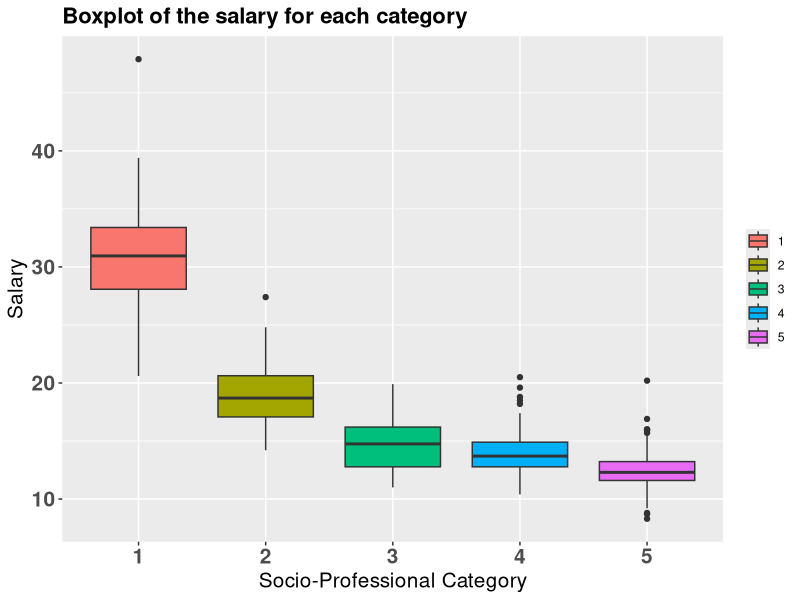
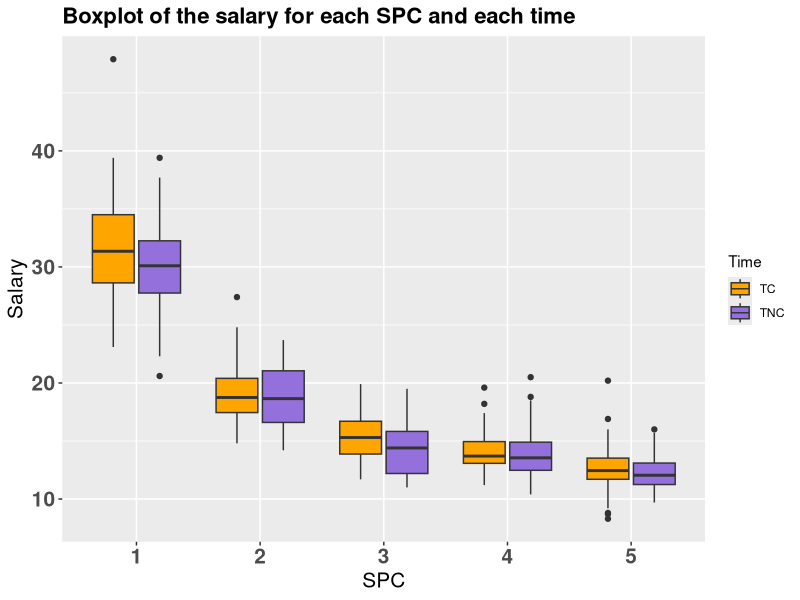

Recreate these plots in R, in order. (Note: this script raises an error after producing the figures.)
# Packages ----------------------------------------------------------------

library("ggplot2")


# Data --------------------------------------------------------------------

data <- read.csv2("Data/data.csv",header=TRUE)
data <- subset(data,time!="TP")

data1 <- data[rep(1:nrow(data),each=5),]
data2 <- data.frame(data$X1,data$X2,data$X3,data$X4,data$X5)
data3 <- data.frame(data1$id,data1$time,data1$sexe)

vec <- NULL
for(i in 1:nrow(data2)){
  vec1 <- data2[i,]
  vec <- c(vec,t(vec1))
}

vec <- as.data.frame(vec)
data4 <- data.frame(data3,vec)
cat <- c(rep(c(1,2,3,4,5),132))

data <- data.frame(data4,cat)
colnames(data) <- c("id","time","sexe","salary","spc")
attach(data)
salary<-as.numeric(salary)

# Descriptive analysis ----------------------------------------------------

theme <- theme(plot.title = element_text(size=16, face="bold"), axis.title.x = element_text(
              size=15), axis.title.y = element_text(size=15), axis.text.x = element_text(
              size=15, face="bold"),axis.text.y = element_text(size=15, face="bold"))

ggplot(data, aes(factor(spc), salary)) + geom_boxplot(aes(fill = factor(spc))) + 
  xlab("Socio-Professional Category") + ylab("Salary") + guides(fill=guide_legend(title=NULL)) + 
  ggtitle("Boxplot of the salary for each category") + theme

ggplot(data, aes(factor(spc), salary)) + geom_boxplot(aes(fill = factor(time))) +
  labs(x="SPC", y="Salary", title="Boxplot of the salary for each SPC and each time") + 
  theme + scale_fill_manual(name="Time", values=c("orange", "mediumpurple"), labels=c("0"="Part-time", 
  "1"="Full-time"))


##
dataH<-subset(data,sexe==1)
dataF<-subset(data,sexe==0)
dataTC<-subset(data,time==1)
dataTNC<-subset(data,time==0)
data.spc1<-subset(data,spc==1)
data.spc2<-subset(data,spc==2)
data.spc3<-subset(data,spc==3)
data.spc4<-subset(data,spc==4)
data.spc5<-subset(data,spc==5)


s.mean<-mean(data$salary,na.rm=TRUE)
s.mean.H<-mean(dataH$salary,na.rm=TRUE)
s.mean.F<-mean(dataF$salary,na.rm = TRUE)
s.mean.TC<-mean(dataTC$salary,na.rm = TRUE)
s.mean.TNC<-mean(dataTNC$salary,na.rm = TRUE)
s.mean.spc.1<-mean(data.spc1$salary,na.rm = TRUE)
s.mean.spc.2<-mean(data.spc2$salary,na.rm = TRUE)
s.mean.spc.3<-mean(data.spc3$salary,na.rm = TRUE)
s.mean.spc.4<-mean(data.spc4$salary,na.rm = TRUE)
s.mean.spc.5<-mean(data.spc5$salary,na.rm = TRUE)

vec.mean<-data.frame(s.mean,s.mean.H,s.mean.F,s.mean.TC,s.mean.TNC,s.mean.spc.1,
                     s.mean.spc.2,s.mean.spc.3,s.mean.spc.4,s.mean.spc.5)
colnames(vec.mean)<-c("Total","Male","Female","TC","TNC","SPC1","SPC2",
                      "SPC3","SPC4","SPC5")

ggplot(data, aes(factor(spc), salary)) + geom_bar()


barplot(c(s.mean,s.mean.H,s.mean.F),col=c(1,4,2),main = "Mean salary by gender", ylim=c(0,20) , ylab="Mean Salary",xlab="Total                                Male                                Female")

barplot(c(s.mean,s.mean.TC,s.mean.TNC),col=c(1,4,2),main = "Mean salary by time", ylim=c(0,20) , ylab="Mean Salary",xlab="Total                                TC                                TNC")

barplot(c(s.mean,s.mean.spc.1,s.mean.spc.2,s.mean.spc.3,s.mean.spc.4,s.mean.spc.5),col=c(1,2,3,4,5,6),main = "Mean salary by SPC", ylim=c(0,35) , ylab="Mean Salary",xlab="Total          SPC1           SPC2            SPC3            SPC4             SPC5")


data.t0.H.spc1<-subset(data,time==0 & sexe==1 & spc==1)
data.t0.H.spc2<-subset(data,time==0 & sexe==1 & spc==2)
data.t0.H.spc3<-subset(data,time==0 & sexe==1 & spc==3)
data.t0.H.spc4<-subset(data,time==0 & sexe==1 & spc==4)
data.t0.H.spc5<-subset(data,time==0 & sexe==1 & spc==5)
data.t0.F.spc1<-subset(data,time==0 & sexe==0 & spc==1)
data.t0.F.spc2<-subset(data,time==0 & sexe==0 & spc==2)
data.t0.F.spc3<-subset(data,time==0 & sexe==0 & spc==3)
data.t0.F.spc4<-subset(data,time==0 & sexe==0 & spc==4)
data.t0.F.spc5<-subset(data,time==0 & sexe==0 & spc==5)
data.t1.H.spc1<-subset(data,time==1 & sexe==1 & spc==1)
data.t1.H.spc2<-subset(data,time==1 & sexe==1 & spc==2)
data.t1.H.spc3<-subset(data,time==1 & sexe==1 & spc==3)
data.t1.H.spc4<-subset(data,time==1 & sexe==1 & spc==4)
data.t1.H.spc5<-subset(data,time==1 & sexe==1 & spc==5)
data.t1.F.spc1<-subset(data,time==1 & sexe==0 & spc==1)
data.t1.F.spc2<-subset(data,time==1 & sexe==0 & spc==2)
data.t1.F.spc3<-subset(data,time==1 & sexe==0 & spc==3)
data.t1.F.spc4<-subset(data,time==1 & sexe==0 & spc==4)
data.t1.F.spc5<-subset(data,time==1 & sexe==0 & spc==5)

time.m<-c(rep(0,10),rep(1,10))
sexe.m<-c(rep(1,5),rep(0,5),rep(1,5),rep(0,5))
spc.m<-c(rep(1:5,4))

s.mean.t0.H.spc1<-mean(data.t0.H.spc1$salary,na.rm=TRUE)
s.mean.t0.H.spc2<-mean(data.t0.H.spc2$salary,na.rm=TRUE)
s.mean.t0.H.spc3<-mean(data.t0.H.spc3$salary,na.rm=TRUE)
s.mean.t0.H.spc4<-mean(data.t0.H.spc4$salary,na.rm=TRUE)
s.mean.t0.H.spc5<-mean(data.t0.H.spc5$salary,na.rm=TRUE)
s.mean.t0.F.spc1<-mean(data.t0.F.spc1$salary,na.rm=TRUE)
s.mean.t0.F.spc2<-mean(data.t0.F.spc2$salary,na.rm=TRUE)
s.mean.t0.F.spc3<-mean(data.t0.F.spc3$salary,na.rm=TRUE)
s.mean.t0.F.spc4<-mean(data.t0.F.spc4$salary,na.rm=TRUE)
s.mean.t0.F.spc5<-mean(data.t0.F.spc5$salary,na.rm=TRUE)
s.mean.t1.H.spc1<-mean(data.t1.H.spc1$salary,na.rm=TRUE)
s.mean.t1.H.spc2<-mean(data.t1.H.spc2$salary,na.rm=TRUE)
s.mean.t1.H.spc3<-mean(data.t1.H.spc3$salary,na.rm=TRUE)
s.mean.t1.H.spc4<-mean(data.t1.H.spc4$salary,na.rm=TRUE)
s.mean.t1.H.spc5<-mean(data.t1.H.spc5$salary,na.rm=TRUE)
s.mean.t1.F.spc1<-mean(data.t1.F.spc1$salary,na.rm=TRUE)
s.mean.t1.F.spc2<-mean(data.t1.F.spc2$salary,na.rm=TRUE)
s.mean.t1.F.spc3<-mean(data.t1.F.spc3$salary,na.rm=TRUE)
s.mean.t1.F.spc4<-mean(data.t1.F.spc4$salary,na.rm=TRUE)
s.mean.t1.F.spc5<-mean(data.t1.F.spc5$salary,na.rm=TRUE)

salary.m<-c(s.mean.t0.H.spc1,s.mean.t0.H.spc2,s.mean.t0.H.spc3,s.mean.t0.H.spc4,s.mean.t0.H.spc5,
            s.mean.t0.F.spc1,s.mean.t0.F.spc2,s.mean.t0.F.spc3,s.mean.t0.F.spc4,s.mean.t0.F.spc5,
            s.mean.t1.H.spc1,s.mean.t1.H.spc2,s.mean.t1.H.spc3,s.mean.t1.H.spc4,s.mean.t1.H.spc5,
            s.mean.t1.F.spc1,s.mean.t1.F.spc2,s.mean.t1.F.spc3,s.mean.t1.F.spc4,s.mean.t1.F.spc5)

data.m<-data.frame(time.m,sexe.m,spc.m,salary.m)


ggplot(data.m, aes(factor(spc.m), salary.m,)) + geom_bar(stat = "identity")


# Missings ----------------------------------------------------------------

length(which(is.na(data)))
